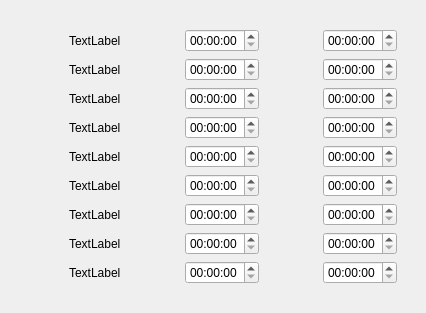
     <widget class="QWidget" name="mon">
      <attribute name="title">
       <string>Mon</string>
      </attribute>
      <layout class="QGridLayout" name="gridLayout">
       <item row="0" column="0">
        <widget class="QWidget" name="widget_7" native="true">
         <layout class="QHBoxLayout" name="horizontalLayout_4">
          <item>
           <spacer name="horizontalSpacer_10">
            <property name="orientation">
             <enum>Qt::Horizontal</enum>
            </property>
            <property name="sizeType">
             <enum>QSizePolicy::Fixed</enum>
            </property>
            <property name="sizeHint" stdset="0">
             <size>
              <width>40</width>
              <height>20</height>
             </size>
            </property>
           </spacer>
          </item>
          <item>
           <widget class="QWidget" name="widget_6" native="true">
            <property name="minimumSize">
             <size>
              <width>110</width>
              <height>0</height>
             </size>
            </property>
            <property name="maximumSize">
             <size>
              <width>110</width>
              <height>16777215</height>
             </size>
            </property>
            <layout class="QVBoxLayout" name="verticalLayout_3">
             <item>
              <widget class="QLabel" name="label">
               <property name="maximumSize">
                <size>
                 <width>100</width>
                 <height>16777215</height>
                </size>
               </property>
               <property name="text">
                <string>TextLabel</string>
               </property>
              </widget>
             </item>
             <item>
              <widget class="QLabel" name="label_2">
               <property name="maximumSize">
                <size>
                 <width>100</width>
                 <height>16777215</height>
                </size>
               </property>
               <property name="text">
                <string>TextLabel</string>
               </property>
              </widget>
             </item>
             <item>
              <widget class="QLabel" name="label_3">
               <property name="maximumSize">
                <size>
                 <width>100</width>
                 <height>16777215</height>
                </size>
               </property>
               <property name="text">
                <string>TextLabel</string>
               </property>
              </widget>
             </item>
             <item>
              <widget class="QLabel" name="label_4">
               <property name="maximumSize">
                <size>
                 <width>100</width>
                 <height>16777215</height>
                </size>
               </property>
               <property name="text">
                <string>TextLabel</string>
               </property>
              </widget>
             </item>
             <item>
              <widget class="QLabel" name="label_5">
               <property name="maximumSize">
                <size>
                 <width>100</width>
                 <height>16777215</height>
                </size>
               </property>
               <property name="text">
                <string>TextLabel</string>
               </property>
              </widget>
             </item>
             <item>
              <widget class="QLabel" name="label_6">
               <property name="maximumSize">
                <size>
                 <width>100</width>
                 <height>16777215</height>
                </size>
               </property>
               <property name="text">
                <string>TextLabel</string>
               </property>
              </widget>
             </item>
             <item>
              <widget class="QLabel" name="label_7">
               <property name="maximumSize">
                <size>
                 <width>100</width>
                 <height>16777215</height>
                </size>
               </property>
               <property name="text">
                <string>TextLabel</string>
               </property>
              </widget>
             </item>
             <item>
              <widget class="QLabel" name="label_8">
               <property name="maximumSize">
                <size>
                 <width>100</width>
                 <height>16777215</height>
                </size>
               </property>
               <property name="text">
                <string>TextLabel</string>
               </property>
              </widget>
             </item>
             <item>
              <widget class="QLabel" name="label_9">
               <property name="maximumSize">
                <size>
                 <width>100</width>
                 <height>16777215</height>
                </size>
               </property>
               <property name="text">
                <string>TextLabel</string>
               </property>
              </widget>
             </item>
            </layout>
           </widget>
          </item>
          <item>
           <widget class="QWidget" name="widget_4" native="true">
            <layout class="QVBoxLayout" name="verticalLayout">
             <item>
              <widget class="QTimeEdit" name="timeEdit"/>
             </item>
             <item>
              <widget class="QTimeEdit" name="timeEdit_3"/>
             </item>
             <item>
              <widget class="QTimeEdit" name="timeEdit_4"/>
             </item>
             <item>
              <widget class="QTimeEdit" name="timeEdit_5"/>
             </item>
             <item>
              <widget class="QTimeEdit" name="timeEdit_6"/>
             </item>
             <item>
              <widget class="QTimeEdit" name="timeEdit_7"/>
             </item>
             <item>
              <widget class="QTimeEdit" name="timeEdit_2"/>
             </item>
             <item>
              <widget class="QTimeEdit" name="timeEdit_8"/>
             </item>
             <item>
              <widget class="QTimeEdit" name="timeEdit_9"/>
             </item>
            </layout>
           </widget>
          </item>
          <item>
           <spacer name="horizontalSpacer_9">
            <property name="orientation">
             <enum>Qt::Horizontal</enum>
            </property>
            <property name="sizeType">
             <enum>QSizePolicy::Fixed</enum>
            </property>
            <property name="sizeHint" stdset="0">
             <size>
              <width>40</width>
              <height>20</height>
             </size>
            </property>
           </spacer>
          </item>
          <item>
           <widget class="QWidget" name="widget_5" native="true">
            <layout class="QVBoxLayout" name="verticalLayout_2">
             <item>
              <widget class="QTimeEdit" name="timeEdit_10"/>
             </item>
             <item>
              <widget class="QTimeEdit" name="timeEdit_11"/>
             </item>
             <item>
              <widget class="QTimeEdit" name="timeEdit_12"/>
             </item>
             <item>
              <widget class="QTimeEdit" name="timeEdit_13"/>
             </item>
             <item>
              <widget class="QTimeEdit" name="timeEdit_14"/>
             </item>
             <item>
              <widget class="QTimeEdit" name="timeEdit_15"/>
             </item>
             <item>
              <widget class="QTimeEdit" name="timeEdit_16"/>
             </item>
             <item>
              <widget class="QTimeEdit" name="timeEdit_17"/>
             </item>
             <item>
              <widget class="QTimeEdit" name="timeEdit_18"/>
             </item>
            </layout>
           </widget>
          </item>
         </layout>
        </widget>
       </item>
      </layout>
     </widget>
